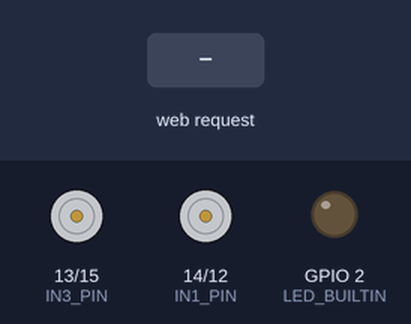
A sketch run on a simulated ESP8266 (NodeMCU). On the bench: motor-driver pin pairs drawn as motors (green arrow = first pin HIGH = forward, orange = second pin HIGH = backward, longer = more drive), output pins drawn as LEDs (lit = HIGH, except the on-board LED, lit = LOW). Dashed ring = blinking. The inputs (shaded band) are chosen by the test bench. WiFi joins after 1.5 s; servers stay silent unless stated; what the sketch prints to the serial monitor is not drawn.

Above: at 2.8 s.
2.9 s: HTTP request GET /drive?c=FWD received
At 3.05 s:
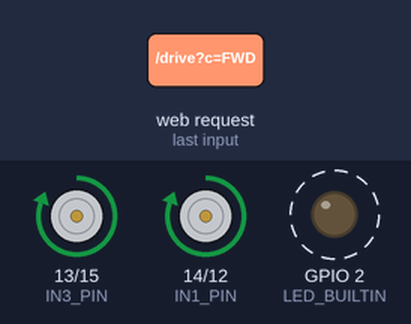
5.9 s: HTTP request GET /drive?c=REV received
At 6.05 s:
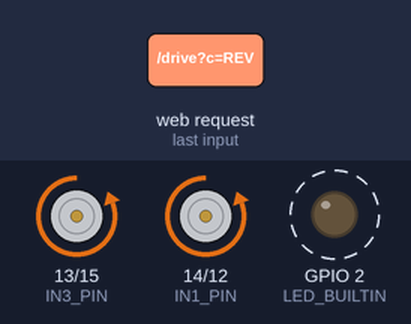
Timing chart, 0 to 8.9 s (numbered marks = the images above; inputs shaded):
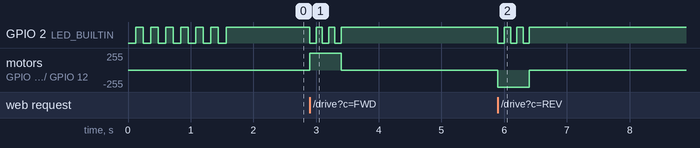

Measured:
- after the input at 2.9 s, GPIO 2 (LED_BUILTIN): alternates HIGH for 0.10 s and LOW for 0.10 s, 6 changes in all, then stays HIGH, starting at once; motor on GPIO 13 (IN3_PIN) / GPIO 15 (IN4_PIN), motor on GPIO 14 (IN1_PIN) / GPIO 12 (IN2_PIN): stopped → forward 255/255 at once, → stopped 0.50 s later
- after the input at 5.9 s, GPIO 2 (LED_BUILTIN): alternates HIGH for 0.10 s and LOW for 0.10 s, 6 changes in all, then stays HIGH, starting at once; motor on GPIO 13 (IN3_PIN) / GPIO 15 (IN4_PIN), motor on GPIO 14 (IN1_PIN) / GPIO 12 (IN2_PIN): stopped → backward 255/255 at once, → stopped 0.50 s later

The sketch:

rc_motor_fwd_rev.ino
```cpp
#include <ESP8266WiFi.h>
#include <ESP8266WebServer.h>
#include <ESP8266mDNS.h>

const char* WIFI_SSID = "Airtel_akas_0733";
const char* WIFI_PASS = "Air@27921";

const uint8_t IN1_PIN = 14;  // D5 -> OUT1 left
const uint8_t IN2_PIN = 12;  // D6 -> OUT2 left
const uint8_t IN3_PIN = 13;  // D7 -> OUT3 right
const uint8_t IN4_PIN = 15;  // D8 -> OUT4 right

const unsigned long FAILSAFE_MS = 500;

ESP8266WebServer server(80);
unsigned long lastCmdMs = 0;
bool driving = false;

const char INDEX_HTML[] PROGMEM = R"rawliteral(
<!DOCTYPE html><html><head><meta charset="utf-8">
<meta name="viewport" content="width=device-width,initial-scale=1">
<title>Motor Fwd/Rev</title>
<style>
body{font-family:sans-serif;text-align:center;margin-top:8vh;background:#111;color:#eee}
.row{display:flex;gap:1rem;justify-content:center;margin-top:2rem}
button{font-size:2rem;padding:2.5rem 2rem;border:none;border-radius:1rem;color:#fff;user-select:none;touch-action:none;width:40vw}
#fwd{background:#2a2}#fwd:active{background:#4f4}
#rev{background:#a22}#rev:active{background:#f44}
p{color:#888}
</style></head><body>
<h1>Direction test</h1>
<div class="row">
  <button id="fwd">HOLD<br>FWD</button>
  <button id="rev">HOLD<br>REV</button>
</div>
<p>Wheels off the ground. Release = stop.</p>
<script>
const fwd=document.getElementById('fwd');
const rev=document.getElementById('rev');
let iv=null,dir=null;
function send(c){fetch('/drive?c='+c).catch(()=>{});}
function down(d){
  return function(e){
    e.preventDefault();
    if(iv){clearInterval(iv);iv=null;}
    dir=d;send(d);
    iv=setInterval(()=>send(d),60);
  };
}
function up(e){
  if(e)e.preventDefault();
  if(iv){clearInterval(iv);iv=null;}
  dir=null;send('STOP');
}
for(const [el,d] of [[fwd,'FWD'],[rev,'REV']]){
  el.addEventListener('pointerdown',down(d));
  el.addEventListener('pointerup',up);
  el.addEventListener('pointerleave',up);
  el.addEventListener('pointercancel',up);
}
document.addEventListener('visibilitychange',()=>{if(document.hidden)up()});
window.addEventListener('pagehide',()=>{up();navigator.sendBeacon('/drive?c=STOP')});
</script>
</body></html>
)rawliteral";

void allLow() {
  digitalWrite(IN1_PIN, LOW);
  digitalWrite(IN2_PIN, LOW);
  digitalWrite(IN3_PIN, LOW);
  digitalWrite(IN4_PIN, LOW);
}

void applyCmd(int cmd) {
  switch (cmd) {
    case 1:  // FWD: left fwd + right fwd
      digitalWrite(IN1_PIN, HIGH);
      digitalWrite(IN2_PIN, LOW);
      digitalWrite(IN3_PIN, HIGH);
      digitalWrite(IN4_PIN, LOW);
      driving = true;
      break;
    case 2:  // REV: both pairs swapped
      digitalWrite(IN1_PIN, LOW);
      digitalWrite(IN2_PIN, HIGH);
      digitalWrite(IN3_PIN, LOW);
      digitalWrite(IN4_PIN, HIGH);
      driving = true;
      break;
    default:  // STOP
      allLow();
      driving = false;
      break;
  }
  lastCmdMs = millis();
}

void handleDrive() {
  String c = server.arg("c");
  if (c == "FWD") applyCmd(1);
  else if (c == "REV") applyCmd(2);
  else applyCmd(0);
  server.send(200, "text/plain", "ok");
}

void handleRoot() {
  server.send_P(200, "text/html", INDEX_HTML);
}

void setup() {
  pinMode(IN1_PIN, OUTPUT);
  pinMode(IN2_PIN, OUTPUT);
  pinMode(IN3_PIN, OUTPUT);
  pinMode(IN4_PIN, OUTPUT);
  allLow();

  pinMode(LED_BUILTIN, OUTPUT);
  digitalWrite(LED_BUILTIN, HIGH);

  WiFi.mode(WIFI_STA);
  WiFi.begin(WIFI_SSID, WIFI_PASS);
  unsigned long t0 = millis();
  while (WiFi.status() != WL_CONNECTED && millis() - t0 < 15000) {
    digitalWrite(LED_BUILTIN, LOW);
    delay(120);
    digitalWrite(LED_BUILTIN, HIGH);
    delay(120);
  }
  digitalWrite(LED_BUILTIN, HIGH);

  if (WiFi.status() == WL_CONNECTED && MDNS.begin("nodemcu")) {
    MDNS.addService("http", "tcp", 80);
  }

  server.on("/", handleRoot);
  server.on("/drive", HTTP_GET, handleDrive);
  server.begin();

  Serial.begin(115200);
  Serial.print("FWD/REV test ready  http://nodemcu.local  IP: ");
  Serial.println(WiFi.localIP());
}

void loop() {
  server.handleClient();

  if (driving && millis() - lastCmdMs > FAILSAFE_MS) {
    applyCmd(0);
  }

  static unsigned long lastBlinkMs = 0;
  static bool ledOn = false;
  if (driving && millis() - lastBlinkMs >= 100) {
    lastBlinkMs = millis();
    ledOn = !ledOn;
    digitalWrite(LED_BUILTIN, ledOn ? LOW : HIGH);
  } else if (!driving && ledOn) {
    ledOn = false;
    digitalWrite(LED_BUILTIN, HIGH);
  }
}
```
